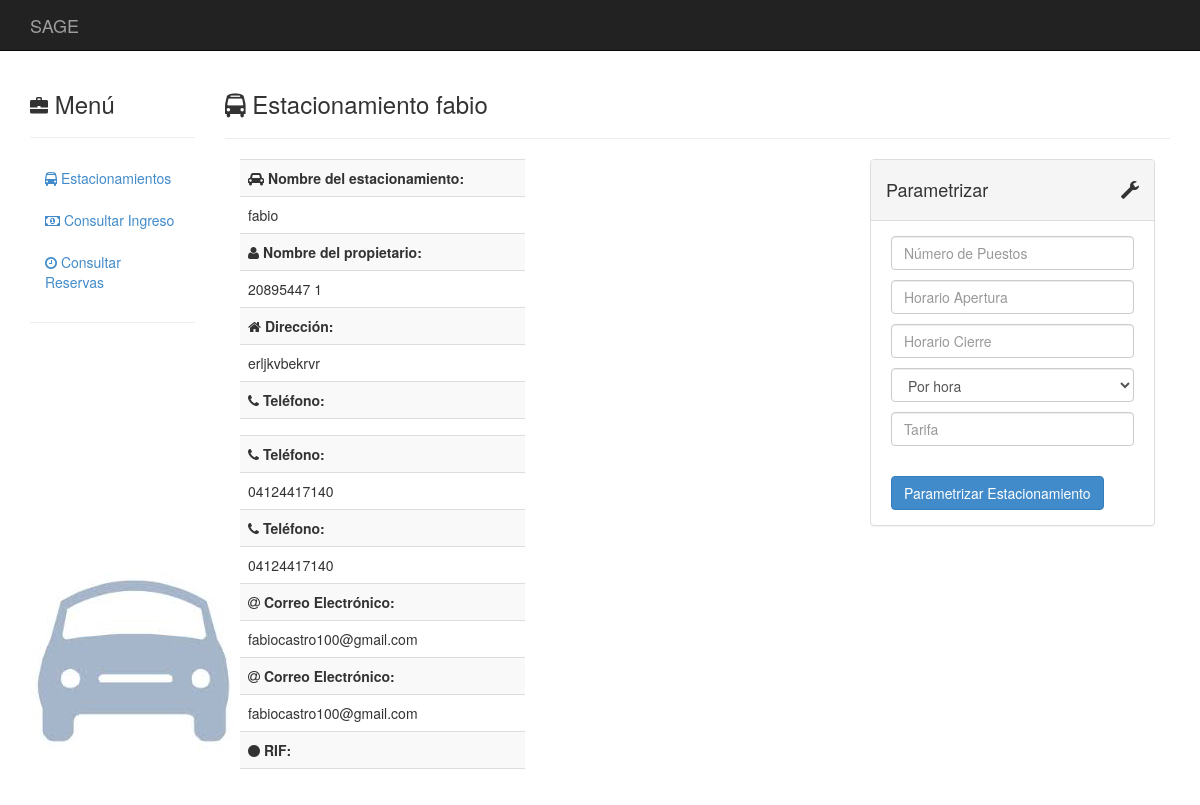
The app's page /estacionamientos/1/ with its own data.
### estacionamientos/models.py (models this page shows, shortened)
class Estacionamiento(models.Model):
	propietario = models.ForeignKey(Propietario)
	nombre      = models.CharField(max_length = 50)
	direccion   = models.TextField(max_length = 120)
	telefono1   = models.CharField(blank = True, null = True, max_length = 30)
	telefono2   = models.CharField(blank = True, null = True, max_length = 30)
	telefono3   = models.CharField(blank = True, null = True, max_length = 30)
	email1      = models.EmailField(blank = True, null = True)
	email2      = models.EmailField(blank = True, null = True)
	rif         = models.CharField(max_length = 12)
	content_type = models.ForeignKey(ContentType, null = True)
	object_id    = models.PositiveIntegerField(null = True)
	tarifa       = GenericForeignKey()
	apertura     = models.TimeField(blank = True, null = True)
	cierre       = models.TimeField(blank = True, null = True)
	capacidad    = models.IntegerField(blank = True, null = True)

class Propietario(models.Model):
	nombre       = models.CharField(max_length = 50, null = False)
	apellido     = models.CharField(max_length = 50, blank = True, null = True)
	cedula       = models.CharField(max_length = 10, null = False)
	telefono     = models.CharField(blank = True, null = True, max_length = 30)
	email        = models.EmailField(blank = True, null = True)
	def __str__(self):
		return self.cedula+' '+str(self.id)

### estacionamientos/views.py (the view, shortened to what this page needs)
# urls.py: url(r'^(?P<_id>\d+)/$', views.estacionamiento_detail, name = 'estacionamiento_detail'),
def estacionamiento_detail(request, _id):
    _id = int(_id)
    try:
        estacionamiento = Estacionamiento.objects.get(id = _id)
    except ObjectDoesNotExist:
        raise Http404
    if request.method == 'GET':
        if estacionamiento.tarifa:
            form_data = {
                'horarioin' : estacionamiento.apertura,
                'horarioout' : estacionamiento.cierre,
                'tarifa' : estacionamiento.tarifa.tarifa,
                'tarifa2' : estacionamiento.tarifa.tarifa2,
                'inicioTarifa2' : estacionamiento.tarifa.inicioEspecial,
                'finTarifa2' : estacionamiento.tarifa.finEspecial,
                'puestos' : estacionamiento.capacidad,
                'esquema' : estacionamiento.tarifa.__class__.__name__
            }
            form = EstacionamientoExtendedForm(data = form_data)
        else:
            form = EstacionamientoExtendedForm()
    return render(
        request,
        'detalle-estacionamiento.html',
        { 'form': form
        , 'estacionamiento': estacionamiento
        }
    )

### templates/detalle-estacionamiento.html (shortened to what this page needs)
{% extends "base.html" %}
{% block innerContents%}
  <div class="col-sm-10">
    <h3><i class="fa fa-bus"></i>
      Estacionamiento {{estacionamiento.nombre}}
    </h3>
    <hr>
    <div class="col-md-4">
      {% include "datos.html" %}
    </div>
    <div class="col-md-4">
    </div>
    <div class="col-md-4">
      {% include "parametrizar-form.html" %}
    </div>
  </div>
{% endblock %}

### templates/datos.html (shortened to what this page needs)
<table class="table table-striped">
  <tbody>
    <tr><td><b><i class="fa fa-car"></i>
      Nombre del estacionamiento:
    </b></td></tr>
    <tr><td>
      {{estacionamiento.nombre}}
    </td></tr>
    <tr><td><b><i class="fa fa-user"></i>
      Nombre del propietario:
    </b></td></tr>
    <tr><td>
      {{estacionamiento.propietario}}
    </td></tr>
    <tr><td><b><i class="fa fa-home"></i>
      Dirección:
    </b></td></tr>
    <tr><td>
      {{estacionamiento.direccion}}
    </td></tr>
    {% if estacionamiento.telefono1 %}
      <tr><td><b><i class="fa fa-phone"></i>
        Teléfono:
      </b></td></tr>
      <tr><td>
      </td></tr>
    {% endif %}
    {% if estacionamiento.telefono2 %}
      <tr><td><b><i class="fa fa-phone"></i>
        Teléfono:
      </b></td></tr>
      <tr><td>
        {{estacionamiento.telefono2}}
      </td></tr>
    {% endif %}
     {% if estacionamiento.telefono3 %}
      <tr><td><b><i class="fa fa-phone"></i>
        Teléfono:
      </b></td></tr>
      <tr><td>
        {{estacionamiento.telefono3}}
      </td></tr>
    {% endif %}
    {% if estacionamiento.email1 %}
      <tr><td><b><i class="fa fa-at"></i>
        Correo Electrónico:
      </b></td></tr>
      <tr><td>
        {{estacionamiento.email1}}
      </td></tr>
    {% endif %}
    {% if estacionamiento.email2 %}
      <tr><td><b><i class="fa fa-at"></i>
        Correo Electrónico:
      </b></td></tr>
      <tr><td>
        {{estacionamiento.email2}}
      </td></tr>
    {% endif %}
    <tr><td><b><i class="fa fa-circle"></i>
      RIF:
    </b></td></tr>
    <tr><td>
    </td></tr>
  </tbody>
</table>

### static/css/base.css (style rules this page uses)
body { background-image: url("./images.jpg"); background-repeat:no-repeat; background-position: bottom left; background-attachment: fixed; }
i { font-size:18px; }

### records on screen
Estacionamiento: nombre "fabio", propietario "20895447 1", direccion "erljkvbekrvr", telefono2 "04124417140", telefono3 "04124417140", email1 "fabiocastro100@gmail.com", email2 "fabiocastro100@gmail.com"
